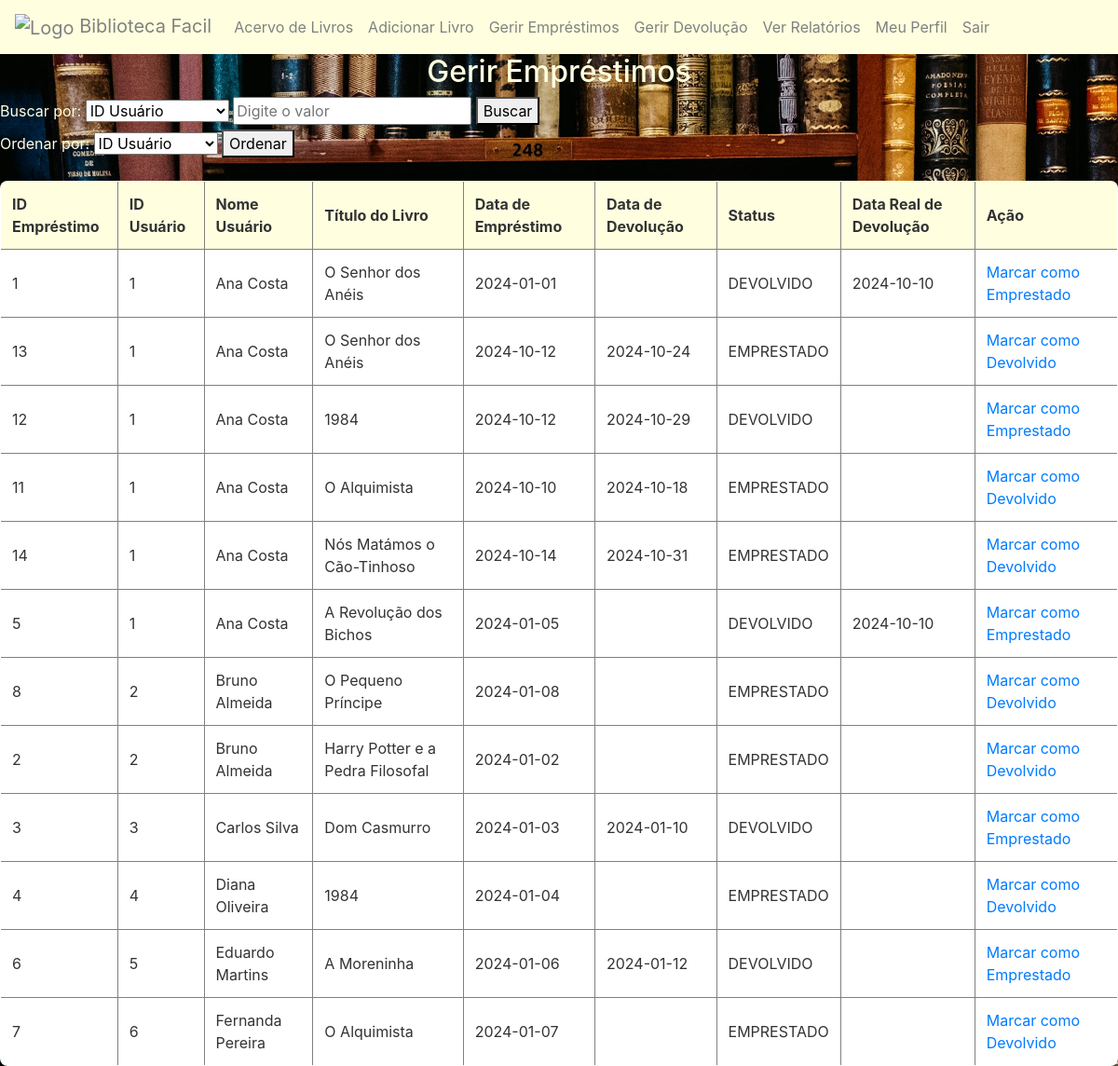
The page /php/gerir_emprestimo.php (signed in) on the database its author committed.
### tables this page shows
CREATE TABLE `emprestimos` (
  `ID_EMPRESTIMO` int(11) NOT NULL,
  `ID_USUARIO` int(11) DEFAULT NULL,
  `LIVRO_ISBN` varchar(13) DEFAULT NULL,
  `DATA_EMPRESTIMO` date DEFAULT NULL,
  `DATA_DEVOLUCAO` date DEFAULT NULL,
  `STATUS_EMPRESTIMO` enum('EMPRESTADO','DEVOLVIDO','RENOVADO') DEFAULT 'EMPRESTADO',
  `DATA_REAL_DEVOLUCAO` date DEFAULT NULL,
  `NUM_RENOVACOES` int(11) DEFAULT 0
);

CREATE TABLE `usuarios` (
  `ID_USUARIO` int(11) NOT NULL,
  `NOME` varchar(100) DEFAULT NULL,
  `EMAIL` varchar(100) DEFAULT NULL,
  `TELEFONE` varchar(15) DEFAULT NULL,
  `TIPO` enum('USUARIO','BIBLIOTECARIO','ADMINISTRADOR') DEFAULT NULL,
  `SENHA` varchar(25) DEFAULT NULL
);

CREATE TABLE `livros` (
  `ISBN` varchar(13) NOT NULL,
  `TITULO` varchar(255) DEFAULT NULL,
  `AUTOR` varchar(255) DEFAULT NULL,
  `CATEGORIA` varchar(100) DEFAULT NULL,
  `UNIDADES_DISPONIVEIS` int(11) DEFAULT NULL
);

### php/gerir_emprestimo.php (the view, shortened to what this page needs)
<?php
include 'db/db_connect.php';
$filter = "";
$order_by = "USUARIOS.ID_USUARIO";
$query_emprestimos = "SELECT EMPRESTIMOS.ID_EMPRESTIMO, USUARIOS.ID_USUARIO, USUARIOS.NOME, LIVROS.TITULO, EMPRESTIMOS.DATA_DEVOLUCAO, EMPRESTIMOS.DATA_EMPRESTIMO, EMPRESTIMOS.STATUS_EMPRESTIMO, EMPRESTIMOS.DATA_REAL_DEVOLUCAO
                      FROM EMPRESTIMOS
                      JOIN USUARIOS ON EMPRESTIMOS.ID_USUARIO = USUARIOS.ID_USUARIO
                      JOIN LIVROS ON EMPRESTIMOS.LIVRO_ISBN = LIVROS.ISBN
                      $filter
                      ORDER BY $order_by ASC";
$result_emprestimos = mysqli_query($conn, $query_emprestimos);
echo "<h2>Gerir Empréstimos</h2>";
echo "<form method='POST'>
        <label for='search_criteria' style= color:#FFFFE0>Buscar por:</label>
        <select id='search_criteria' name='search_criteria' required>
            <option value='id_usuario'>ID Usuário</option>
            <option value='nome_usuario'>Nome do Usuário</option>
            <option value='id_emprestimo'>ID Empréstimo</option>
        </select>
        <input type='text' id='search_value' name='search_value' placeholder='Digite o valor' required>
        <button type='submit' name='filter'>Buscar</button>
      </form>";
echo "<form method='POST'>
        <label for='order_by' style= color:#FFFFE0>Ordenar por:</label>
        <select id='order_by' name='order_by'>
            <option value='id_usuario'>ID Usuário</option>
            <option value='id_emprestimo'>ID Empréstimo</option>
        </select>
        <button type='submit'>Ordenar</button>
      </form>";
echo "<table border='1'>
        <tr>
            <th>ID Empréstimo</th>
            <th>ID Usuário</th>
            <th>Nome Usuário</th>
            <th>Título do Livro</th>
            <th>Data de Empréstimo</th>
            <th>Data de Devolução</th>
            <th>Status</th>
            <th>Data Real de Devolução</th>
            <th>Ação</th>
        </tr>";
while ($emprestimo = mysqli_fetch_assoc($result_emprestimos)) {
    echo "<tr>
            <td>{$emprestimo['ID_EMPRESTIMO']}</td>
            <td>{$emprestimo['ID_USUARIO']}</td>
            <td>{$emprestimo['NOME']}</td>
            <td>{$emprestimo['TITULO']}</td>
            <td>{$emprestimo['DATA_EMPRESTIMO']}</td>
            <td>{$emprestimo['DATA_DEVOLUCAO']}</td>
            <td>{$emprestimo['STATUS_EMPRESTIMO']}</td>
            <td>{$emprestimo['DATA_REAL_DEVOLUCAO']}</td>
            <td>
                <a href='gerir_emprestimo.php?devolver={$emprestimo['ID_EMPRESTIMO']}'>
                    Marcar como " . ($emprestimo['STATUS_EMPRESTIMO'] === 'EMPRESTADO' ? 'Devolvido' : 'Emprestado') . "
                </a>
            </td>
          </tr>";
}
echo "</table>";
?>
<!DOCTYPE html>
<html lang="en">
<head>
    <link rel="stylesheet" href="https://stackpath.bootstrapcdn.com/bootstrap/4.5.2/css/bootstrap.min.css">
</head>
<body>
</body>
</html>

### php/gerir_emprestimo.php (style rules this page uses)
body { background-image: url('../img/biblioteca.png'); background-size: cover; background-repeat: no-repeat; background-position: center; color: #333; background-color: #f5f5f5; }
h2 { color: #FFFFE0; text-align: center; }
table { width: 100%; margin-top: 20px; background-color: #FFFFFF; border-radius: 8px; overflow: hidden; }
th, td { padding: 12px; text-align: left; color: #333; }
th { background-color: #FFFFE0; color: #333; }

### rows shown on the page
emprestimos: ID_EMPRESTIMO "1", ID_USUARIO.ID_USUARIO "1", ID_USUARIO.NOME "Ana Costa", LIVRO_ISBN.TITULO "O Senhor dos Anéis", DATA_EMPRESTIMO "2024-01-01", STATUS_EMPRESTIMO "DEVOLVIDO", DATA_REAL_DEVOLUCAO "2024-10-10", shows "Emprestado"
emprestimos: ID_EMPRESTIMO "13", ID_USUARIO.ID_USUARIO "1", ID_USUARIO.NOME "Ana Costa", LIVRO_ISBN.TITULO "O Senhor dos Anéis", DATA_EMPRESTIMO "2024-10-12", DATA_DEVOLUCAO "2024-10-24", STATUS_EMPRESTIMO "EMPRESTADO", shows "Devolvido"
emprestimos: ID_EMPRESTIMO "12", ID_USUARIO.ID_USUARIO "1", ID_USUARIO.NOME "Ana Costa", LIVRO_ISBN.TITULO "1984", DATA_EMPRESTIMO "2024-10-12", DATA_DEVOLUCAO "2024-10-29", STATUS_EMPRESTIMO "DEVOLVIDO", shows "Emprestado"
emprestimos: ID_EMPRESTIMO "11", ID_USUARIO.ID_USUARIO "1", ID_USUARIO.NOME "Ana Costa", LIVRO_ISBN.TITULO "O Alquimista", DATA_EMPRESTIMO "2024-10-10", DATA_DEVOLUCAO "2024-10-18", STATUS_EMPRESTIMO "EMPRESTADO", shows "Devolvido"
emprestimos: ID_EMPRESTIMO "14", ID_USUARIO.ID_USUARIO "1", ID_USUARIO.NOME "Ana Costa", LIVRO_ISBN.TITULO "Nós Matámos o Cão-Tinhoso", DATA_EMPRESTIMO "2024-10-14", DATA_DEVOLUCAO "2024-10-31", STATUS_EMPRESTIMO "EMPRESTADO", shows "Devolvido"
emprestimos: ID_EMPRESTIMO "5", ID_USUARIO.ID_USUARIO "1", ID_USUARIO.NOME "Ana Costa", LIVRO_ISBN.TITULO "A Revolução dos Bichos", DATA_EMPRESTIMO "2024-01-05", STATUS_EMPRESTIMO "DEVOLVIDO", DATA_REAL_DEVOLUCAO "2024-10-10", shows "Emprestado"
emprestimos: ID_EMPRESTIMO "8", ID_USUARIO.ID_USUARIO "2", ID_USUARIO.NOME "Bruno Almeida", LIVRO_ISBN.TITULO "O Pequeno Príncipe", DATA_EMPRESTIMO "2024-01-08", STATUS_EMPRESTIMO "EMPRESTADO", shows "Devolvido"
emprestimos: ID_EMPRESTIMO "2", ID_USUARIO.ID_USUARIO "2", ID_USUARIO.NOME "Bruno Almeida", LIVRO_ISBN.TITULO "Harry Potter e a Pedra Filosofal", DATA_EMPRESTIMO "2024-01-02", STATUS_EMPRESTIMO "EMPRESTADO", shows "Devolvido"
emprestimos: ID_EMPRESTIMO "3", ID_USUARIO.ID_USUARIO "3", ID_USUARIO.NOME "Carlos Silva", LIVRO_ISBN.TITULO "Dom Casmurro", DATA_EMPRESTIMO "2024-01-03", DATA_DEVOLUCAO "2024-01-10", STATUS_EMPRESTIMO "DEVOLVIDO", shows "Emprestado"
emprestimos: ID_EMPRESTIMO "4", ID_USUARIO.ID_USUARIO "4", ID_USUARIO.NOME "Diana Oliveira", LIVRO_ISBN.TITULO "1984", DATA_EMPRESTIMO "2024-01-04", STATUS_EMPRESTIMO "EMPRESTADO", shows "Devolvido"
emprestimos: ID_EMPRESTIMO "6", ID_USUARIO.ID_USUARIO "5", ID_USUARIO.NOME "Eduardo Martins", LIVRO_ISBN.TITULO "A Moreninha", DATA_EMPRESTIMO "2024-01-06", DATA_DEVOLUCAO "2024-01-12", STATUS_EMPRESTIMO "DEVOLVIDO", shows "Emprestado"
emprestimos: ID_EMPRESTIMO "7", ID_USUARIO.ID_USUARIO "6", ID_USUARIO.NOME "Fernanda Pereira", LIVRO_ISBN.TITULO "O Alquimista", DATA_EMPRESTIMO "2024-01-07", STATUS_EMPRESTIMO "EMPRESTADO", shows "Devolvido"
